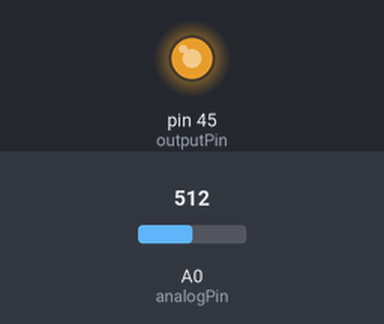
Simulated run of this sketch. Board: Arduino Mega 2560, built with avr-gcc and run on an emulated ATmega2560. Shown: output pins drawn as LEDs (lit = HIGH). The test bench sets the inputs (shaded band); at power-on: A0 (analogPin) = 512.

Above: at 1.2 s.
1.3 s: A0 (analogPin) set to 306
At 2.3 s:
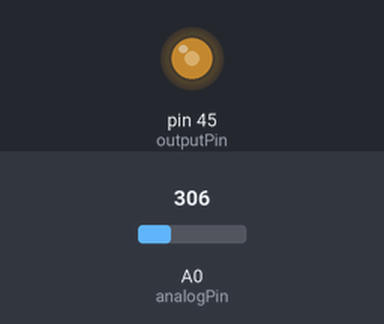
2.8 s: A0 (analogPin) set to 122
At 3.5 s:
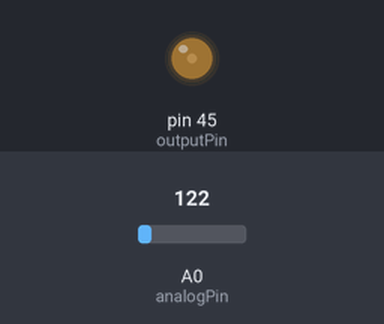
4.3 s: A0 (analogPin) set to 0
At 4.6 s:
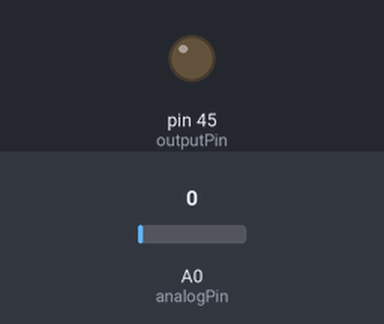
5.8 s: A0 (analogPin) set to 511
At 6.9 s:
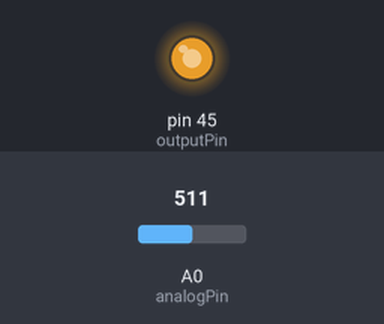
Timing chart, 0 to 8.3 s (numbered marks = the images above; inputs shaded):
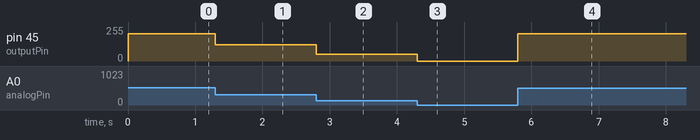

Measured:
- after the input at 1.3 s, pin 45 (outputPin): 204/255 → 122/255 at once
- after the input at 2.8 s, pin 45 (outputPin): 122/255 → 49/255 at once
- after the input at 4.3 s, pin 45 (outputPin): 49/255 → 0/255 at once
- after the input at 5.8 s, pin 45 (outputPin): 0/255 → 204/255 at once

The sketch:

timer_pwm.ino
```cpp
int outputPin = 45;
int analogPin = 0;
int val = 0;
int val2 = 0;

void setup(){
 TCCR5A = B00100011; // Fast PWM
 TCCR5B = B11001; //no prescalering
 OCR5A = 639; //count to 639 (16MHz/(640-1)=25 kHz)
 OCR5B = 315; //set PWM to 50%
 pinMode(outputPin, OUTPUT); //set outputPin(45) to output
}
void loop(){
  val = analogRead(analogPin); //read potentiometer value
  val2 = val / 1023 * 639; //adjust val2 to <0;639>
  OCR5B = val; //set PWM value
}
```
